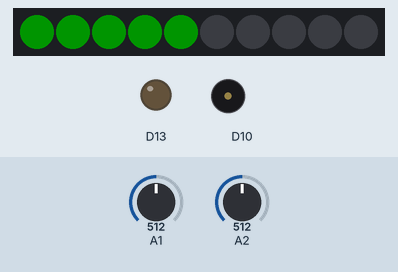
The sketch below on a simulated Adafruit Circuit Playground Express. Parts: 10 RGB LEDs in strip order, left to right, output pins drawn as LEDs (lit = HIGH), buzzer (waves = sounding). Inputs (shaded band) come from the test bench; at power-on: A1 = 512, A2 = 512. Dim RGB values are drawn brighter than linear; random numbers use the default seed unless the sketch sets one.

Above: at 1.3 s.
1.4 s: A1 set to 1016
At 3.3 s:
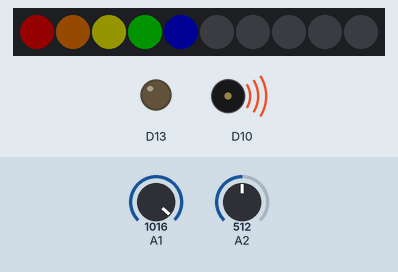
4.4 s: A1 set to 1023
At 4.9 s:
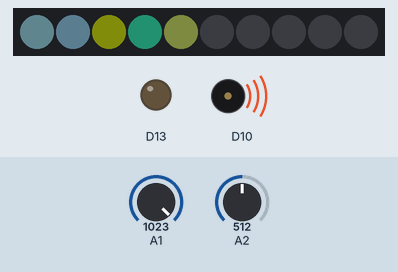
7.4 s: A2 set to 496
At 8.53 s:
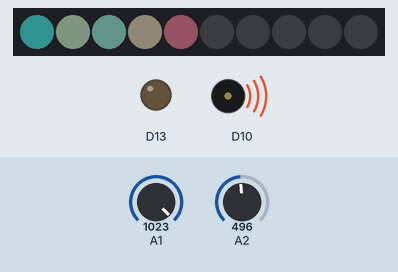
9.8 s: A2 set to 122
At 10.83 s:
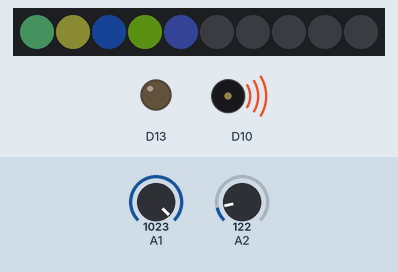
11.7 s: A2 set to 197
13.5 s: A2 set to 211
At 13.82 s:
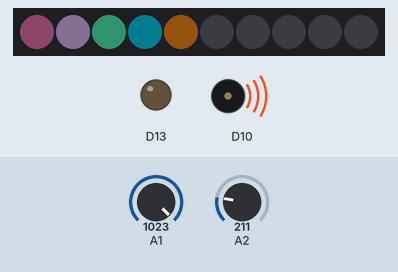
Timing chart, 0 to 18.4 s (numbered marks = the images above; inputs shaded):
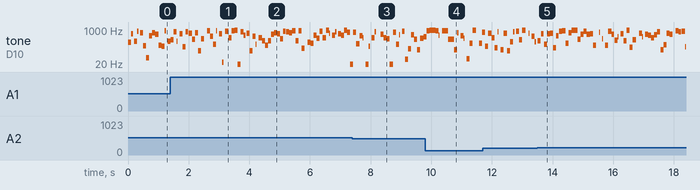

Measured:
- the behaviour switches between 1022 and 1023 on A1 (found by bisection; images 1 and 2)
- the behaviour switches between 512 and 511 on A2 (found by bisection; images 2 and 3)
- the behaviour switches between 204 and 205 on A2 (found by bisection; images 4 and 5)
- after the input at 1.4 s, the LEDs: change after 0.11 s (image 1)
- after the input at 4.4 s, the LEDs: change after 0.12 s (image 2)
- by itself, tone on D10: plays 297 Hz for 0.09 s, 646 Hz for 0.09 s, 194 Hz for 0.10 s, 632 Hz for 0.10 s, 704 Hz for 0.10 s, 129 Hz for 0.10 s … (46 notes in this stretch)
- what the display in image 2 shows lasts 0.5 s, from 4.5 s to 5.0 s

The sketch:

sketch_nov7a.ino
```cpp
// needed library
#include <Adafruit_CircuitPlayground.h>

// Variables for the sensor input
int sensor1;
int sensor2;

// Variables for output
int ledPattern;
int soundEffect;

void setup() {
 CircuitPlayground.begin();

 //setting up sensor pins as inputs
 pinMode(A1, INPUT);
 pinMode(A2, INPUT);

 // Set output pins as outputs
 pinMode(13, OUTPUT);
 pinMode(10, OUTPUT);
}

void loop() {
 //sensor inputs
 sensor1 = analogRead(A1);
 sensor2 = analogRead(A2);

 // Map inputs to the output range
 ledPattern = map(sensor1, 0, 1023, 0, 5);
 soundEffect = map(sensor2, 0, 1023, 0, 10);

 // controling LED pattern
 switch (ledPattern) {
   case 0:
     // Turn off all LEDs
     CircuitPlayground.clearPixels();
     break;
   case 1:
     // Set all LEDs to red
     CircuitPlayground.setPixelColor(0, 255, 0, 0);
     CircuitPlayground.setPixelColor(1, 255, 0, 0);
     CircuitPlayground.setPixelColor(2, 255, 0, 0);
     CircuitPlayground.setPixelColor(3, 255, 0, 0);
     CircuitPlayground.setPixelColor(4, 255, 0, 0);
     break;
   case 2:
     // Set all LEDs to green
     CircuitPlayground.setPixelColor(0, 0, 255, 0);
     CircuitPlayground.setPixelColor(1, 0, 255, 0);
     CircuitPlayground.setPixelColor(2, 0, 255, 0);
     CircuitPlayground.setPixelColor(3, 0, 255, 0);
     CircuitPlayground.setPixelColor(4, 0, 255, 0);
     break;
   case 3:
     // Set all LEDs to blue
     CircuitPlayground.setPixelColor(0, 0, 0, 255);
     CircuitPlayground.setPixelColor(1, 0, 0, 255);
     CircuitPlayground.setPixelColor(2, 0, 0, 255);
     CircuitPlayground.setPixelColor(3, 0, 0, 255);
     CircuitPlayground.setPixelColor(4, 0, 0, 255);
     break;
   case 4:
     // Set all LEDs to rainbow
     CircuitPlayground.setPixelColor(0, 255, 0, 0);
     CircuitPlayground.setPixelColor(1, 255, 127, 0);
     CircuitPlayground.setPixelColor(2, 255, 255, 0);
     CircuitPlayground.setPixelColor(3, 0, 255, 0);
     CircuitPlayground.setPixelColor(4, 0, 0, 255);
     break;
   case 5:
     // Set all LEDs to random colors
     CircuitPlayground.setPixelColor(0, random(255), random(255), random(255));
     CircuitPlayground.setPixelColor(1, random(255), random(255), random(255));
     CircuitPlayground.setPixelColor(2, random(255), random(255), random(255));
     CircuitPlayground.setPixelColor(3, random(255), random(255), random(255));
     CircuitPlayground.setPixelColor(4, random(255), random(255), random(255));
     break;
 }

 // Use sensor inputs to control sound effect
 for (int i = 0; i < soundEffect; i++) {
   // Play a tone with a random frequency and duration
   tone(10, random(1000), random(500));
   delay(100);
 }
}
```
